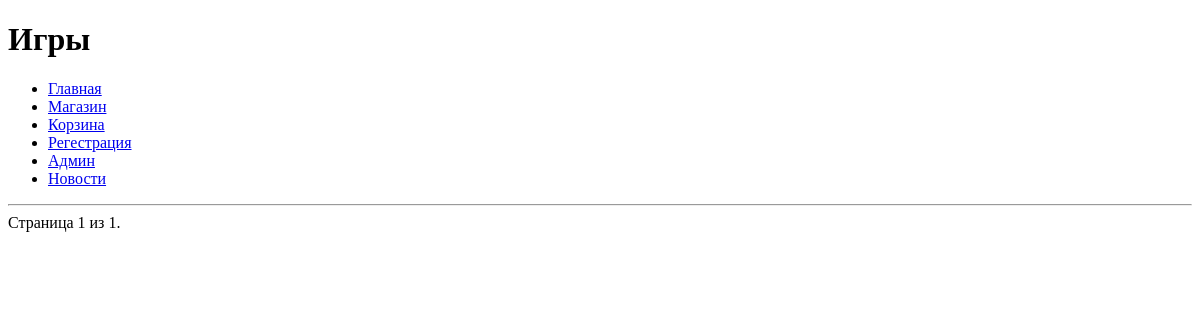
Before: /news/?page=2 with the older database file.
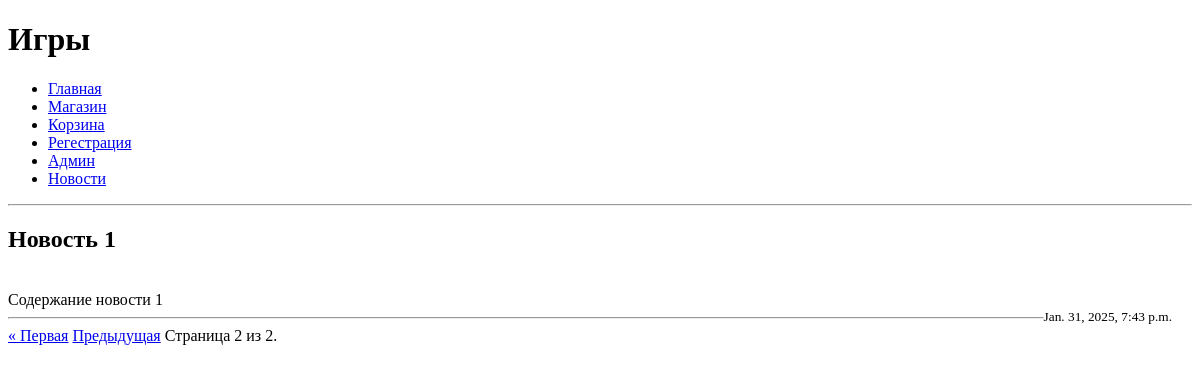
After: the same page with the newer database file.
### task1/models.py (models this page shows, shortened)
class News(models.Model):
    title = models.CharField(max_length=200)
    content = models.TextField()
    date = models.DateTimeField(auto_now_add=True)

### task1/views.py (the view)
# urls.py: path('news/', news_view, name='news'),
def news_view(request):
    news_list = News.objects.all().order_by('-date')
    paginator = Paginator(news_list, 5)
    page_number = request.GET.get('page')
    news = paginator.get_page(page_number)
    return render(request, 'task1/news.html', {'news': news})

### templates/task1/news.html (shortened to what this page needs)
{% extends "task1/menu.html" %}
{% block pagename %}<h1>Игры</h1>{% endblock %}
{% block menu %}{{ block.super }}{% endblock %}
{% block content %}
    <hr>
    {% for new in news %}
        <h2>{{ new.title }}</h2>
        <br>
        {{ new.content }}
        <br>
        <small style="float: right; margin-right: 20px;">{{ new.date }}</small>
        <hr>
    {% endfor %}
    <div class="pagination">
        <span class="step-links">
            {% if news.has_previous %}
                <a href="?page=1">&laquo; Первая</a>
                <a href="?page={{ news.previous_page_number }}">Предыдущая</a>
            {% endif %}
            <span class="current">
                Страница {{ news.number }} из {{ news.paginator.num_pages }}.
            </span>
        </span>
    </div>
{% endblock %}

Changed rows visible on the page:
added News: title "Новость 1", content "Содержание новости 1", date "Jan. 31, 2025, 7:43 p.m."
Other visible differences:
{{ news.number }}: "1" → "2"
{{ news.paginator.num_pages }}: "1" → "2"
text now shown: "« Первая Предыдущая"
